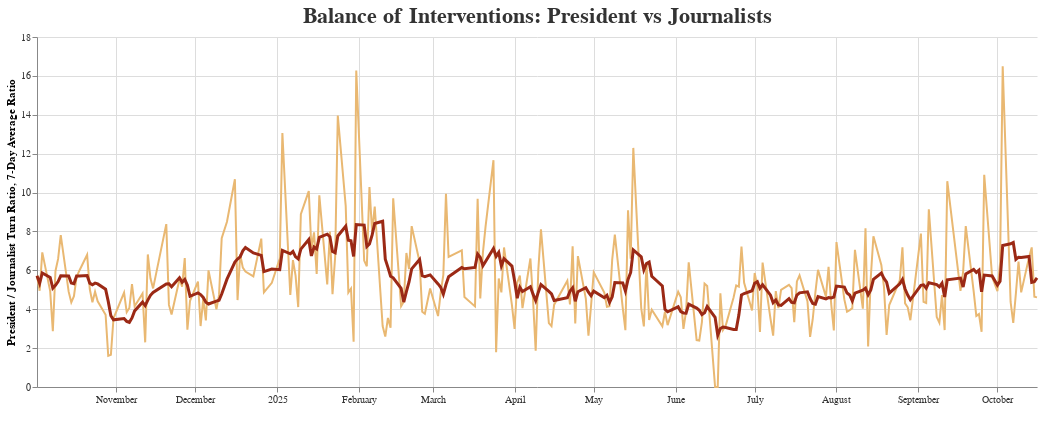

Notebook code for this chart:
### Code cell
chart_ratio = (
    alt.Chart(df_5)
    .mark_line(point=False, color=color_more)
    .encode(
        x=alt.X("date:T", title=" "),
        y=alt.Y("ratio_president_journalist:Q",
                title="President / Journalist Turn Ratio"),
        tooltip=[
            alt.Tooltip("date:T", title="Date"),
            alt.Tooltip("president_turns:Q", title="President Turns"),
            alt.Tooltip("journalist_turns:Q", title="Journalist Turns"),
            alt.Tooltip("ratio_president_journalist:Q", title="Ratio", format=".2f")
        ]
    )
    .properties(
        title="Balance of Interventions: President vs Journalists",
        width=1000,
        height=350
    )
)

chart_ratio_smooth = (
    alt.Chart(df_5)
    .mark_line(color=color_president, strokeWidth=3)
    .encode(
        x="date:T",
        y=alt.Y("ratio_smooth:Q", title="7-Day Average Ratio"),
        tooltip=["date:T", alt.Tooltip("ratio_smooth:Q", format=".2f")]
    )
    .properties(title="7-Day Rolling Average of President/Journalist Turn Ratio",
                width=1000, height=350)
)
chart_ratio + chart_ratio_smooth

### Figure 1 — Vega-Lite specification as saved in the notebook (floating-point values rounded to 4 significant figures; data arrays with more than 128 entries replaced by an {"elided": "..."} marker saying what was removed)
{"config": {"title": {"fontSize": 22, "font": "Helvetica Neue", "anchor": "middle", "color": "#333"}, "axis": {"labelFont": "Helvetica Neue", "titleFont": "Helvetica Neue", "labelColor": "#333"}, "view": {"strokeWidth": 0}}, "layer": [{"mark": {"type": "line", "color": "#E9B872", "point": false}, "encoding": {"tooltip": [{"field": "date", "title": "Date", "type": "temporal"}, {"field": "president_turns", "title": "President Turns", "type": "quantitative"}, {"field": "journalist_turns", "title": "Journalist Turns", "type": "quantitative"}, {"field": "ratio_president_journalist", "format": ".2f", "title": "Ratio", "type": "quantitative"}], "x": {"field": "date", "title": " ", "type": "temporal"}, "y": {"field": "ratio_president_journalist", "title": "President / Journalist Turn Ratio", "type": "quantitative"}}, "title": "Balance of Interventions: President vs Journalists"}, {"mark": {"type": "line", "color": "#9B2915", "strokeWidth": 3}, "encoding": {"tooltip": [{"field": "date", "type": "temporal"}, {"field": "ratio_smooth", "format": ".2f", "type": "quantitative"}], "x": {"field": "date", "type": "temporal"}, "y": {"field": "ratio_smooth", "title": "7-Day Average Ratio", "type": "quantitative"}}, "title": "7-Day Rolling Average of President/Journalist Turn Ratio"}], "data": {"name": "data-7f7060a61ebcc6c195961d0a80fdd6b3"}, "height": 350, "width": 1000, "$schema": "https://vega.github.io/schema/vega-lite/v5.20.1.json", "datasets": {"data-7f7060a61ebcc6c195961d0a80fdd6b3": {"elided": "250 records"}}}
